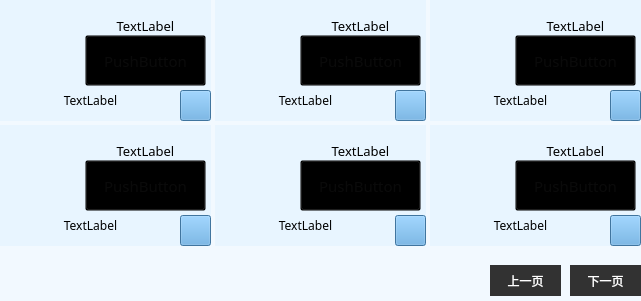
     <widget class="QWidget" name="widget" native="true">
      <property name="geometry">
       <rect>
        <x>-1</x>
        <y>79</y>
        <width>641</width>
        <height>301</height>
       </rect>
      </property>
      <property name="styleSheet">
       <string notr="true">background-color: rgb(242, 249, 255);</string>
      </property>
      <widget class="QPushButton" name="pushButton_12">
       <property name="geometry">
        <rect>
         <x>570</x>
         <y>265</y>
         <width>71</width>
         <height>31</height>
        </rect>
       </property>
       <property name="font">
        <font>
         <family>微软雅黑</family>
        </font>
       </property>
       <property name="styleSheet">
        <string notr="true">QPushButton{border-style:none;background: rgb(50, 50, 50);color: rgb(255, 255, 255);}
QPushButton:hover{background:rgb(90, 90, 90);color: rgb(255, 255, 255);}</string>
       </property>
       <property name="text">
        <string>下一页</string>
       </property>
      </widget>
      <widget class="QWidget" name="widget_2" native="true">
       <property name="geometry">
        <rect>
         <x>0</x>
         <y>0</y>
         <width>211</width>
         <height>121</height>
        </rect>
       </property>
       <property name="styleSheet">
        <string notr="true">background-color: rgb(232, 245, 255);</string>
       </property>
       <widget class="QLabel" name="label_19">
        <property name="geometry">
         <rect>
          <x>85</x>
          <y>15</y>
          <width>121</width>
          <height>21</height>
         </rect>
        </property>
        <property name="font">
         <font>
          <family>微软雅黑</family>
          <pointsize>10</pointsize>
         </font>
        </property>
        <property name="text">
         <string>TextLabel</string>
        </property>
        <property name="alignment">
         <set>Qt::AlignCenter</set>
        </property>
       </widget>
       <widget class="QPushButton" name="pushButton_13">
        <property name="geometry">
         <rect>
          <x>180</x>
          <y>90</y>
          <width>31</width>
          <height>31</height>
         </rect>
        </property>
        <property name="font">
         <font>
          <family>微软雅黑</family>
         </font>
        </property>
        <property name="styleSheet">
         <string notr="true">QPushButton{background: rgb(89, 164, 222);
border-image: url(:/image/tianjia2.png);}
QPushButton:hover{background: rgb(100, 175, 232);}</string>
        </property>
        <property name="text">
         <string/>
        </property>
       </widget>
       <widget class="QLabel" name="label_20">
        <property name="geometry">
         <rect>
          <x>30</x>
          <y>90</y>
          <width>121</width>
          <height>21</height>
         </rect>
        </property>
        <property name="font">
         <font>
          <family>微软雅黑</family>
         </font>
        </property>
        <property name="text">
         <string>TextLabel</string>
        </property>
        <property name="alignment">
         <set>Qt::AlignCenter</set>
        </property>
       </widget>
       <widget class="QPushButton" name="pushButton_6">
        <property name="geometry">
         <rect>
          <x>85</x>
          <y>35</y>
          <width>121</width>
          <height>51</height>
         </rect>
        </property>
        <property name="font">
         <font>
          <family>微软雅黑</family>
          <pointsize>11</pointsize>
         </font>
        </property>
        <property name="styleSheet">
         <string notr="true">QPushButton{background:transparent;color:rgb(10,10,10);}
QPushButton:hover{background:transparent;color: rgb(100, 100, 100);}</string>
        </property>
        <property name="text">
         <string>PushButton</string>
        </property>
       </widget>
       <widget class="QLabel" name="label_45">
        <property name="geometry">
         <rect>
          <x>7</x>
          <y>10</y>
          <width>72</width>
          <height>72</height>
         </rect>
        </property>
        <property name="styleSheet">
         <string notr="true"/>
        </property>
        <property name="text">
         <string/>
        </property>
       </widget>
      </widget>
      <widget class="QWidget" name="widget_3" native="true">
       <property name="geometry">
        <rect>
         <x>215</x>
         <y>0</y>
         <width>211</width>
         <height>121</height>
        </rect>
       </property>
       <property name="styleSheet">
        <string notr="true">background-color: rgb(232, 245, 255);</string>
       </property>
       <widget class="QLabel" name="label_21">
        <property name="geometry">
         <rect>
          <x>85</x>
          <y>15</y>
          <width>121</width>
          <height>21</height>
         </rect>
        </property>
        <property name="font">
         <font>
          <family>微软雅黑</family>
          <pointsize>10</pointsize>
         </font>
        </property>
        <property name="text">
         <string>TextLabel</string>
        </property>
        <property name="alignment">
         <set>Qt::AlignCenter</set>
        </property>
       </widget>
       <widget class="QPushButton" name="pushButton_14">
        <property name="geometry">
         <rect>
          <x>180</x>
          <y>90</y>
          <width>31</width>
          <height>31</height>
         </rect>
        </property>
        <property name="font">
         <font>
          <family>微软雅黑</family>
         </font>
        </property>
        <property name="styleSheet">
         <string notr="true">QPushButton{background: rgb(89, 164, 222);
border-image: url(:/image/tianjia2.png);}
QPushButton:hover{background: rgb(100, 175, 232);}</string>
        </property>
        <property name="text">
         <string/>
        </property>
       </widget>
       <widget class="QLabel" name="label_22">
        <property name="geometry">
         <rect>
          <x>30</x>
          <y>90</y>
          <width>121</width>
          <height>21</height>
         </rect>
        </property>
        <property name="font">
         <font>
          <family>微软雅黑</family>
         </font>
        </property>
        <property name="text">
         <string>TextLabel</string>
        </property>
        <property name="alignment">
         <set>Qt::AlignCenter</set>
        </property>
       </widget>
       <widget class="QPushButton" name="pushButton_7">
        <property name="geometry">
         <rect>
          <x>85</x>
          <y>35</y>
          <width>121</width>
          <height>51</height>
         </rect>
        </property>
        <property name="font">
         <font>
          <family>微软雅黑</family>
          <pointsize>11</pointsize>
         </font>
        </property>
        <property name="styleSheet">
         <string notr="true">QPushButton{background:transparent;color:rgb(10,10,10);}
QPushButton:hover{background:transparent;color: rgb(100, 100, 100);}</string>
        </property>
        <property name="text">
         <string>PushButton</string>
        </property>
       </widget>
       <widget class="QLabel" name="label_46">
        <property name="geometry">
         <rect>
          <x>7</x>
          <y>10</y>
          <width>72</width>
          <height>72</height>
         </rect>
        </property>
        <property name="text">
         <string/>
        </property>
       </widget>
      </widget>
      <widget class="QWidget" name="widget_4" native="true">
       <property name="geometry">
        <rect>
         <x>430</x>
         <y>0</y>
         <width>211</width>
         <height>121</height>
        </rect>
       </property>
       <property name="styleSheet">
        <string notr="true">background-color: rgb(232, 245, 255);</string>
       </property>
       <widget class="QLabel" name="label_23">
        <property name="geometry">
         <rect>
          <x>85</x>
          <y>15</y>
          <width>121</width>
          <height>21</height>
         </rect>
        </property>
        <property name="font">
         <font>
          <family>微软雅黑</family>
          <pointsize>10</pointsize>
         </font>
        </property>
        <property name="text">
         <string>TextLabel</string>
        </property>
        <property name="alignment">
         <set>Qt::AlignCenter</set>
        </property>
       </widget>
       <widget class="QPushButton" name="pushButton_15">
        <property name="geometry">
         <rect>
          <x>180</x>
          <y>90</y>
          <width>31</width>
          <height>31</height>
         </rect>
        </property>
        <property name="font">
         <font>
          <family>微软雅黑</family>
         </font>
        </property>
        <property name="styleSheet">
         <string notr="true">QPushButton{background: rgb(89, 164, 222);
border-image: url(:/image/tianjia2.png);}
QPushButton:hover{background: rgb(100, 175, 232);}</string>
        </property>
        <property name="text">
         <string/>
        </property>
       </widget>
       <widget class="QLabel" name="label_24">
        <property name="geometry">
         <rect>
          <x>30</x>
          <y>90</y>
          <width>121</width>
          <height>21</height>
         </rect>
        </property>
        <property name="font">
         <font>
          <family>微软雅黑</family>
         </font>
        </property>
        <property name="text">
         <string>TextLabel</string>
        </property>
        <property name="alignment">
         <set>Qt::AlignCenter</set>
        </property>
       </widget>
       <widget class="QPushButton" name="pushButton_8">
        <property name="geometry">
         <rect>
          <x>85</x>
          <y>35</y>
          <width>121</width>
          <height>51</height>
         </rect>
        </property>
        <property name="font">
         <font>
          <family>微软雅黑</family>
          <pointsize>11</pointsize>
         </font>
        </property>
        <property name="styleSheet">
         <string notr="true">QPushButton{background:transparent;color:rgb(10,10,10);}
QPushButton:hover{background:transparent;color: rgb(100, 100, 100);}</string>
        </property>
        <property name="text">
         <string>PushButton</string>
        </property>
       </widget>
       <widget class="QLabel" name="label_47">
        <property name="geometry">
         <rect>
          <x>7</x>
          <y>10</y>
          <width>72</width>
          <height>72</height>
         </rect>
        </property>
        <property name="text">
         <string/>
        </property>
       </widget>
      </widget>
      <widget class="QWidget" name="widget_5" native="true">
       <property name="geometry">
        <rect>
         <x>0</x>
         <y>125</y>
         <width>211</width>
         <height>121</height>
        </rect>
       </property>
       <property name="styleSheet">
        <string notr="true">background-color: rgb(232, 245, 255);</string>
       </property>
       <widget class="QLabel" name="label_25">
        <property name="geometry">
         <rect>
          <x>85</x>
          <y>15</y>
          <width>121</width>
          <height>21</height>
         </rect>
        </property>
        <property name="font">
         <font>
          <family>微软雅黑</family>
          <pointsize>10</pointsize>
         </font>
        </property>
        <property name="text">
         <string>TextLabel</string>
        </property>
        <property name="alignment">
         <set>Qt::AlignCenter</set>
        </property>
       </widget>
       <widget class="QPushButton" name="pushButton_16">
        <property name="geometry">
         <rect>
          <x>180</x>
          <y>90</y>
          <width>31</width>
          <height>31</height>
         </rect>
        </property>
        <property name="font">
         <font>
          <family>微软雅黑</family>
         </font>
        </property>
        <property name="styleSheet">
         <string notr="true">QPushButton{background: rgb(89, 164, 222);
border-image: url(:/image/tianjia2.png);}
QPushButton:hover{background: rgb(100, 175, 232);}</string>
        </property>
        <property name="text">
         <string/>
        </property>
       </widget>
       <widget class="QLabel" name="label_26">
        <property name="geometry">
         <rect>
          <x>30</x>
          <y>90</y>
          <width>121</width>
          <height>21</height>
         </rect>
        </property>
        <property name="font">
         <font>
          <family>微软雅黑</family>
         </font>
        </property>
        <property name="text">
         <string>TextLabel</string>
        </property>
        <property name="alignment">
         <set>Qt::AlignCenter</set>
        </property>
       </widget>
       <widget class="QPushButton" name="pushButton_9">
        <property name="geometry">
         <rect>
          <x>85</x>
          <y>35</y>
          <width>121</width>
          <height>51</height>
         </rect>
        </property>
        <property name="font">
         <font>
          <family>微软雅黑</family>
          <pointsize>11</pointsize>
         </font>
        </property>
        <property name="styleSheet">
         <string notr="true">QPushButton{background:transparent;color:rgb(10,10,10);}
QPushButton:hover{background:transparent;color: rgb(100, 100, 100);}</string>
        </property>
        <property name="text">
         <string>PushButton</string>
        </property>
       </widget>
       <widget class="QLabel" name="label_48">
        <property name="geometry">
         <rect>
          <x>7</x>
          <y>10</y>
          <width>72</width>
          <height>72</height>
         </rect>
        </property>
        <property name="text">
         <string/>
        </property>
       </widget>
      </widget>
      <widget class="QWidget" name="widget_6" native="true">
       <property name="geometry">
        <rect>
         <x>215</x>
         <y>125</y>
         <width>211</width>
         <height>121</height>
        </rect>
       </property>
       <property name="styleSheet">
        <string notr="true">background-color: rgb(232, 245, 255);</string>
       </property>
       <widget class="QLabel" name="label_29">
        <property name="geometry">
         <rect>
          <x>85</x>
          <y>15</y>
          <width>121</width>
          <height>21</height>
         </rect>
        </property>
        <property name="font">
         <font>
          <family>微软雅黑</family>
          <pointsize>10</pointsize>
         </font>
        </property>
        <property name="text">
         <string>TextLabel</string>
        </property>
        <property name="alignment">
         <set>Qt::AlignCenter</set>
        </property>
       </widget>
       <widget class="QPushButton" name="pushButton_18">
        <property name="geometry">
         <rect>
          <x>180</x>
          <y>90</y>
          <width>31</width>
          <height>31</height>
         </rect>
        </property>
        <property name="font">
         <font>
          <family>微软雅黑</family>
         </font>
        </property>
        <property name="styleSheet">
         <string notr="true">QPushButton{background: rgb(89, 164, 222);
border-image: url(:/image/tianjia2.png);}
QPushButton:hover{background: rgb(100, 175, 232);}</string>
        </property>
        <property name="text">
         <string/>
        </property>
       </widget>
       <widget class="QLabel" name="label_30">
        <property name="geometry">
         <rect>
          <x>30</x>
          <y>90</y>
          <width>121</width>
          <height>21</height>
         </rect>
        </property>
        <property name="font">
         <font>
          <family>微软雅黑</family>
         </font>
        </property>
        <property name="text">
         <string>TextLabel</string>
        </property>
        <property name="alignment">
         <set>Qt::AlignCenter</set>
        </property>
       </widget>
       <widget class="QPushButton" name="pushButton_11">
        <property name="geometry">
         <rect>
          <x>85</x>
          <y>35</y>
          <width>121</width>
          <height>51</height>
         </rect>
        </property>
        <property name="font">
         <font>
          <family>微软雅黑</family>
          <pointsize>11</pointsize>
         </font>
        </property>
        <property name="styleSheet">
         <string notr="true">QPushButton{background:transparent;color:rgb(10,10,10);}
QPushButton:hover{background:transparent;color: rgb(100, 100, 100);}</string>
        </property>
        <property name="text">
         <string>PushButton</string>
        </property>
       </widget>
       <widget class="QLabel" name="label_49">
        <property name="geometry">
         <rect>
          <x>7</x>
          <y>10</y>
          <width>72</width>
          <height>72</height>
         </rect>
        </property>
        <property name="text">
         <string/>
        </property>
       </widget>
      </widget>
      <widget class="QWidget" name="widget_7" native="true">
       <property name="geometry">
        <rect>
         <x>430</x>
         <y>125</y>
         <width>211</width>
         <height>121</height>
        </rect>
       </property>
       <property name="styleSheet">
        <string notr="true">background-color: rgb(232, 245, 255);</string>
       </property>
       <widget class="QLabel" name="label_31">
        <property name="geometry">
         <rect>
          <x>85</x>
          <y>15</y>
          <width>121</width>
          <height>21</height>
         </rect>
        </property>
        <property name="font">
         <font>
          <family>微软雅黑</family>
          <pointsize>10</pointsize>
         </font>
        </property>
        <property name="text">
         <string>TextLabel</string>
        </property>
        <property name="alignment">
         <set>Qt::AlignCenter</set>
        </property>
       </widget>
       <widget class="QPushButton" name="pushButton_19">
        <property name="geometry">
         <rect>
          <x>180</x>
          <y>90</y>
          <width>31</width>
          <height>31</height>
         </rect>
        </property>
        <property name="font">
         <font>
          <family>微软雅黑</family>
         </font>
        </property>
        <property name="styleSheet">
         <string notr="true">QPushButton{background: rgb(89, 164, 222);
border-image: url(:/image/tianjia2.png);}
QPushButton:hover{background: rgb(100, 175, 232);}</string>
        </property>
        <property name="text">
         <string/>
        </property>
       </widget>
       <widget class="QLabel" name="label_32">
        <property name="geometry">
         <rect>
          <x>30</x>
          <y>90</y>
          <width>121</width>
          <height>21</height>
         </rect>
        </property>
        <property name="font">
         <font>
          <family>微软雅黑</family>
         </font>
        </property>
        <property name="text">
         <string>TextLabel</string>
        </property>
        <property name="alignment">
         <set>Qt::AlignCenter</set>
        </property>
       </widget>
       <widget class="QPushButton" name="pushButton_20">
        <property name="geometry">
         <rect>
          <x>85</x>
          <y>35</y>
          <width>121</width>
          <height>51</height>
         </rect>
        </property>
        <property name="font">
         <font>
          <family>微软雅黑</family>
          <pointsize>11</pointsize>
         </font>
        </property>
        <property name="styleSheet">
         <string notr="true">QPushButton{background:transparent;color:rgb(10,10,10);}
QPushButton:hover{background:transparent;color: rgb(100, 100, 100);}</string>
        </property>
        <property name="text">
         <string>PushButton</string>
        </property>
       </widget>
       <widget class="QLabel" name="label_50">
        <property name="geometry">
         <rect>
          <x>7</x>
          <y>10</y>
          <width>72</width>
          <height>72</height>
         </rect>
        </property>
        <property name="text">
         <string/>
        </property>
       </widget>
      </widget>
      <widget class="QPushButton" name="pushButton_21">
       <property name="geometry">
        <rect>
         <x>490</x>
         <y>265</y>
         <width>71</width>
         <height>31</height>
        </rect>
       </property>
       <property name="font">
        <font>
         <family>微软雅黑</family>
        </font>
       </property>
       <property name="styleSheet">
        <string notr="true">QPushButton{border-style:none;background: rgb(50, 50, 50);color: rgb(255, 255, 255);}
QPushButton:hover{background:rgb(90, 90, 90);color: rgb(255, 255, 255);}</string>
       </property>
       <property name="text">
        <string>上一页</string>
       </property>
      </widget>
      <zorder>widget_2</zorder>
      <zorder>pushButton_12</zorder>
      <zorder>widget_3</zorder>
      <zorder>widget_4</zorder>
      <zorder>widget_5</zorder>
      <zorder>widget_6</zorder>
      <zorder>widget_7</zorder>
      <zorder>pushButton_21</zorder>
     </widget>
